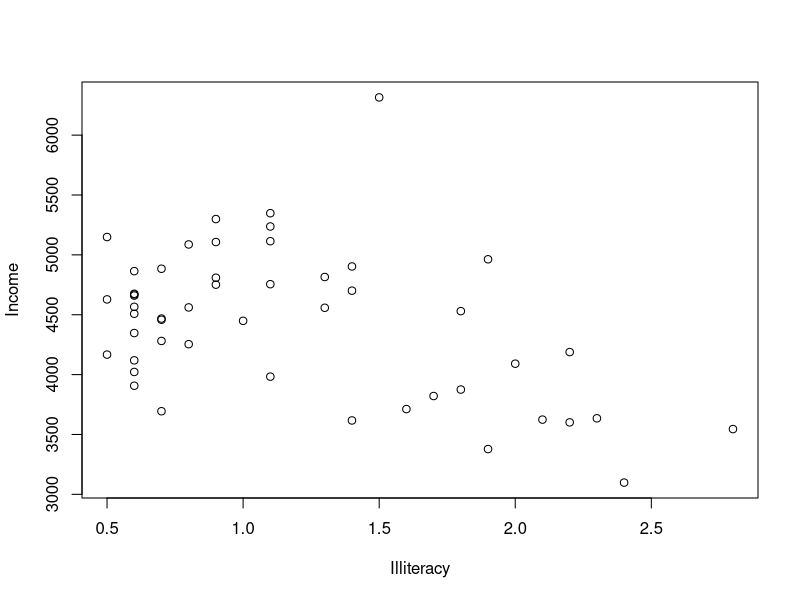
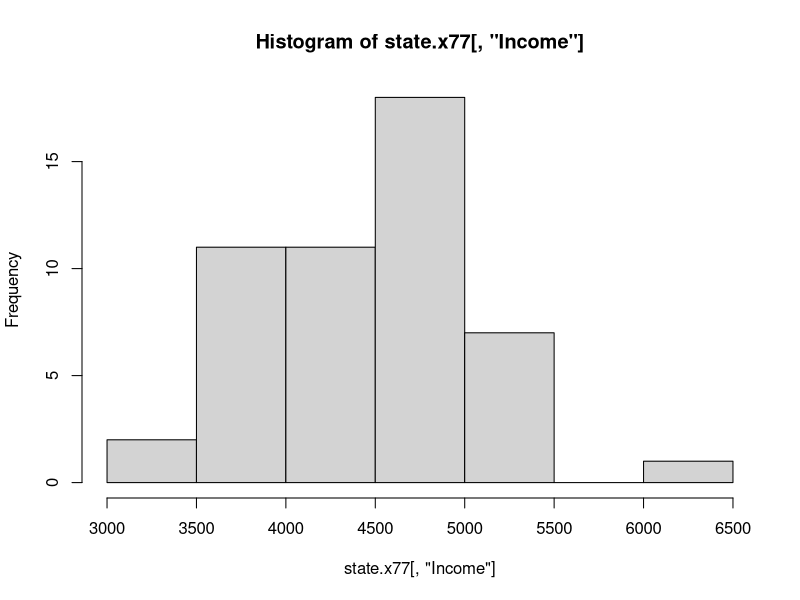

Recreate these plots in R, in order. (Note: this script raises an error after producing the figures.)
## ---- chunk 1
49 * 48 * 47 * 46 * 45 * 44 / (6 * 5 * 4 * 3 * 2 * 1)
## ---- chunk 2
factorial(49) / (factorial(6) * factorial(49-6))
## ---- chunk 3
lottery <- factorial(49) / (factorial(6) * factorial(49-6))
## ---- chunk 4
lottery
## ---- chunk 5
1 / lottery
## ---- chunk 6
10 / lottery
## ---- chunk 7
(1 / lottery)^2
## ---- chunk 8
n <- c(1, 2, 3, 4, 5, 6, 7, 8, 9, 10)
## ---- chunk 9
n <- 1:10
## ---- chunk 10
n / lottery
## ---- chunk 11
n <- 30:40
## ---- chunk 12
n[1]
n[5:8]
## ---- chunk 13
length(n)
## ---- chunk 14
sum(n)
## ---- chunk 15
median(n)
## ---- chunk 16
rm(lottery)
## ---- chunk 17
head(state.x77)
## ---- chunk 18
tail(state.x77)
## ---- chunk 19
dim(state.x77)
## ---- chunk 20
Alaska_Life_Exp <- state.x77[2, 4]
ffrc <- state.x77[1:4, 1:4]
Population <- state.x77[ , 1]
## ---- chunk 21
cor(state.x77[, "Income"], state.x77[, "Illiteracy"])
## ---- chunk 22
plot(Income ~ Illiteracy, state.x77)
## ---- chunk 23
hist(state.x77[, "Income"])
## ---- chunk 24
phen <- read.csv("../data/example_data/phen.csv")
## ---- chunk 25
head(phen)
## ---- chunk 26
dim(phen)
## ---- chunk 27
library(readstata13)
## ---- chunk 28
phen <- read.dta13("../data/example_data/phen.dta")
## ---- chunk 29
monty <- function()
{
    doors <- 1:3 # initialize the doors behind one of which is a good prize
    win <- 0 # to keep track of number of wins
 
    prize <- sample(1:3, 1) # randomize which door has the good prize
    guess <- sample(1:3, 1) # guess a door at random
 
    ## Reveal one of the doors you didn't pick which has a goat
    if(prize != guess) {
        reveal <- doors[-c(prize,guess)]
    } else {
        reveal <- sample(doors[-c(prize,guess)], 1)
    }

    ## Stay with your initial guess or switch
    switch_guess <- doors[-c(reveal,guess)]
    stay_guess <- guess        

    ## Did you win?
    win <- ifelse(switch_guess == prize, "switch", "stay")

    ## return results
    result <- data.frame(
        prize = prize,
        guess = guess,
        win = win,
        stringsAsFactors=FALSE
    )
    return(result)
}
## ---- chunk 30
set.seed(12345)
## ---- chunk 31
monty()
## ---- chunk 32
n_simulations <- 10
all_results <- list()
for(i in 1:n_simulations)
{
    message(i)
    all_results[[i]] <- monty()
}
all_results <- do.call(rbind, all_results)
## ---- chunk 33
table(all_results$win)
## ---- chunk 34
library(ggplot2)
## ---- chunk 35
# Label the simulations
all_results$simulation <- 1:n_simulations

# Get the cumulative sum of wins
all_results$cumulative <- NA

stay_index <- all_results$win == "stay"
all_results$cumulative[stay_index] <- 1:sum(stay_index)

switch_index <- all_results$win == "switch"
all_results$cumulative[switch_index] <- 1:sum(switch_index)

# Make the plot
ggplot(all_results, aes(x=simulation, y=cumulative)) +
geom_point(aes(colour=win)) +
geom_line(aes(colour=win)) +
labs(y="Cumulative sum of successes", x="Number of simulations")
